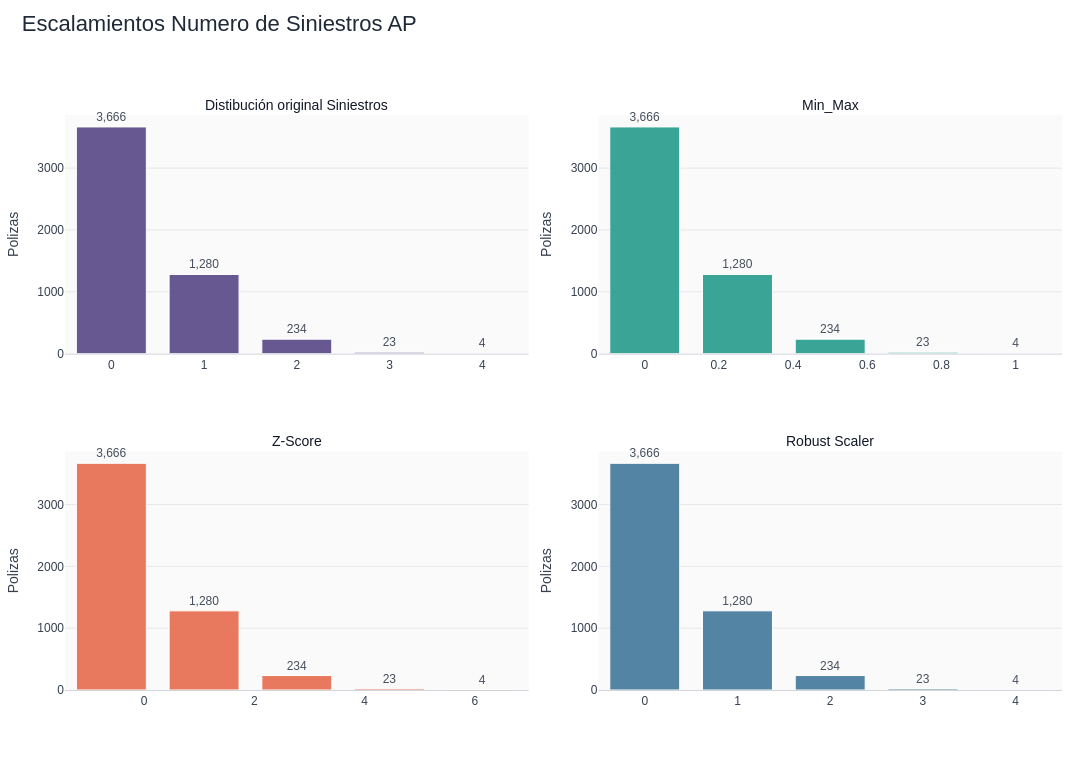

Here is the notebook cell this chart was saved with:
### Code cell
fig = make_subplots(
    rows=2,
    cols=2,
    horizontal_spacing=0.07,
    vertical_spacing=0.17,
    subplot_titles=[
        'Distibución original Siniestros',
        'Min_Max',
        'Z-Score',
        'Robust Scaler'
    ]
)


add_count_bar_2(fig, df_resumen_AP, 'n_siniestros', row=1, col=1, color=colores['original'])
add_count_bar_2(fig, df_minmax_AP, 'n_siniestros_mm', row=1, col=2, color=colores['minmax'])
add_count_bar_2(fig, df_zscore_AP, 'n_siniestros_z', row=2, col=1, color=colores['zscore'])
add_count_bar_2(fig, df_robust_AP, 'n_siniestros_robust', row=2, col=2, color=colores['robust'])

fig.update_layout(
    title=dict(
        text='Escalamientos Numero de Siniestros AP',
        x=0.02,
        y=0.98,
        font=dict(size=22, color='#1F2937')
    ),
    template='plotly_white',
    height=760,
    width=1300,
    barmode='group',
    bargap=0.18,
    bargroupgap=0.08,
    hovermode='x unified',
    legend=dict(
        orientation='h',
        yanchor='bottom',
        y=1.03,
        xanchor='right',
        x=1,
        title_text='Ramo'
    ),
    margin=dict(l=60, r=30, t=115, b=70),
    font=dict(family='Arial', size=12, color='#374151'),
    plot_bgcolor='#FAFAFA',
    paper_bgcolor='white'
)

for annotation in fig['layout']['annotations']:
    annotation['font'] = dict(size=14, color='#111827')

fig.update_xaxes(showgrid=False, linecolor='#D1D5DB', tickangle=0)
fig.update_yaxes(
    title_text='Polizas',
    gridcolor='#E5E7EB',
    zeroline=False,
    rangemode='tozero'
)
fig.show()

### Figure 1 — Plotly figure (JSON) as saved in the notebook; plotly's stock layout.template omitted (floating-point values rounded to 4 significant figures)
{"data": [{"cliponaxis": false, "hovertemplate": "<b>%{x}</b><br>Pólizas: %{y:,.0f}<extra></extra>", "marker": {"color": "#5B4B8A", "line": {"color": "white", "width": 1}}, "opacity": 0.92, "showlegend": false, "text": [3666.0, 1280.0, 234.0, 23.0, 4.0], "textposition": "outside", "texttemplate": "%{text:,.0f}", "type": "bar", "x": [0.0, 1.0, 2.0, 3.0, 4.0], "xaxis": "x", "y": [3666, 1280, 234, 23, 4], "yaxis": "y"}, {"cliponaxis": false, "hovertemplate": "<b>%{x}</b><br>Pólizas: %{y:,.0f}<extra></extra>", "marker": {"color": "#2A9D8F", "line": {"color": "white", "width": 1}}, "opacity": 0.92, "showlegend": false, "text": [3666.0, 1280.0, 234.0, 23.0, 4.0], "textposition": "outside", "texttemplate": "%{text:,.0f}", "type": "bar", "x": [0.0, 0.25, 0.5, 0.75, 1.0], "xaxis": "x2", "y": [3666, 1280, 234, 23, 4], "yaxis": "y2"}, {"cliponaxis": false, "hovertemplate": "<b>%{x}</b><br>Pólizas: %{y:,.0f}<extra></extra>", "marker": {"color": "#E76F51", "line": {"color": "white", "width": 1}}, "opacity": 0.92, "showlegend": false, "text": [3666.0, 1280.0, 234.0, 23.0, 4.0], "textposition": "outside", "texttemplate": "%{text:,.0f}", "type": "bar", "x": [-0.5919, 1.09, 2.771, 4.452, 6.134], "xaxis": "x3", "y": [3666, 1280, 234, 23, 4], "yaxis": "y3"}, {"cliponaxis": false, "hovertemplate": "<b>%{x}</b><br>Pólizas: %{y:,.0f}<extra></extra>", "marker": {"color": "#457B9D", "line": {"color": "white", "width": 1}}, "opacity": 0.92, "showlegend": false, "text": [3666.0, 1280.0, 234.0, 23.0, 4.0], "textposition": "outside", "texttemplate": "%{text:,.0f}", "type": "bar", "x": [0.0, 1.0, 2.0, 3.0, 4.0], "xaxis": "x4", "y": [3666, 1280, 234, 23, 4], "yaxis": "y4"}], "layout": {"annotations": [{"font": {"color": "#111827", "size": 14}, "showarrow": false, "text": "Distibución original Siniestros", "x": 0.2325, "xanchor": "center", "xref": "paper", "y": 1, "yanchor": "bottom", "yref": "paper"}, {"font": {"color": "#111827", "size": 14}, "showarrow": false, "text": "Min_Max", "x": 0.7675, "xanchor": "center", "xref": "paper", "y": 1, "yanchor": "bottom", "yref": "paper"}, {"font": {"color": "#111827", "size": 14}, "showarrow": false, "text": "Z-Score", "x": 0.2325, "xanchor": "center", "xref": "paper", "y": 0.415, "yanchor": "bottom", "yref": "paper"}, {"font": {"color": "#111827", "size": 14}, "showarrow": false, "text": "Robust Scaler", "x": 0.7675, "xanchor": "center", "xref": "paper", "y": 0.415, "yanchor": "bottom", "yref": "paper"}], "bargap": 0.18, "bargroupgap": 0.08, "barmode": "group", "font": {"color": "#374151", "family": "Arial", "size": 12}, "height": 760, "hovermode": "x unified", "legend": {"orientation": "h", "title": {"text": "Ramo"}, "x": 1, "xanchor": "right", "y": 1.03, "yanchor": "bottom"}, "margin": {"b": 70, "l": 60, "r": 30, "t": 115}, "paper_bgcolor": "white", "plot_bgcolor": "#FAFAFA", "title": {"font": {"color": "#1F2937", "size": 22}, "text": "Escalamientos Numero de Siniestros AP", "x": 0.02, "y": 0.98}, "width": 1300, "xaxis": {"anchor": "y", "domain": [0, 0.465], "linecolor": "#D1D5DB", "showgrid": false, "tickangle": 0}, "xaxis2": {"anchor": "y2", "domain": [0.535, 1.0], "linecolor": "#D1D5DB", "showgrid": false, "tickangle": 0}, "xaxis3": {"anchor": "y3", "domain": [0, 0.465], "linecolor": "#D1D5DB", "showgrid": false, "tickangle": 0}, "xaxis4": {"anchor": "y4", "domain": [0.535, 1.0], "linecolor": "#D1D5DB", "showgrid": false, "tickangle": 0}, "yaxis": {"anchor": "x", "domain": [0.585, 1], "gridcolor": "#E5E7EB", "rangemode": "tozero", "title": {"text": "Polizas"}, "zeroline": false}, "yaxis2": {"anchor": "x2", "domain": [0.585, 1], "gridcolor": "#E5E7EB", "rangemode": "tozero", "title": {"text": "Polizas"}, "zeroline": false}, "yaxis3": {"anchor": "x3", "domain": [0, 0.415], "gridcolor": "#E5E7EB", "rangemode": "tozero", "title": {"text": "Polizas"}, "zeroline": false}, "yaxis4": {"anchor": "x4", "domain": [0, 0.415], "gridcolor": "#E5E7EB", "rangemode": "tozero", "title": {"text": "Polizas"}, "zeroline": false}}}
